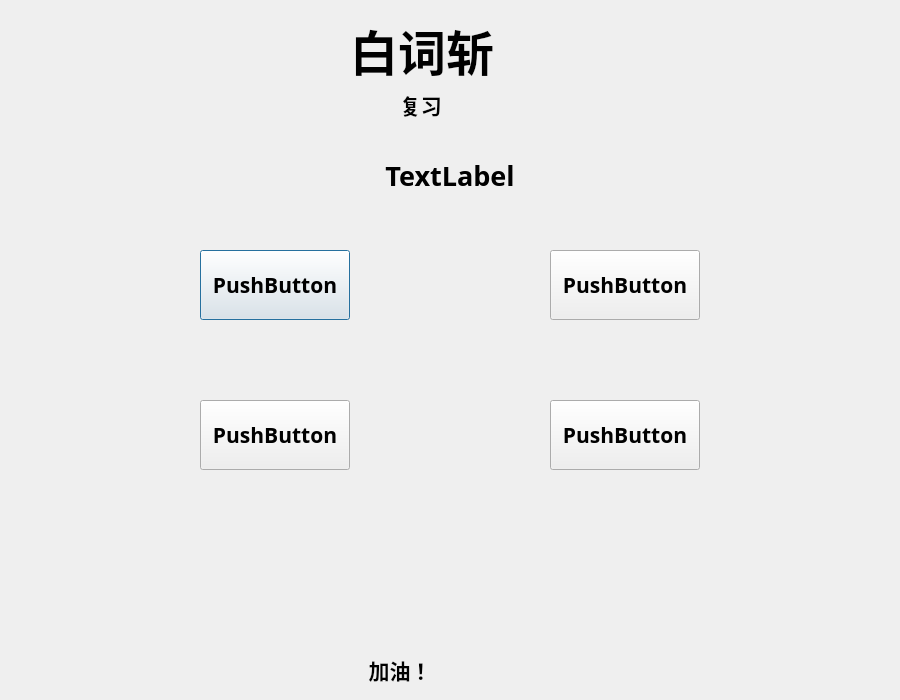
<?xml version="1.0" encoding="UTF-8"?>
<ui version="4.0">
 <class>Review</class>
 <widget class="QDialog" name="Review">
  <property name="geometry">
   <rect>
    <x>0</x>
    <y>0</y>
    <width>900</width>
    <height>700</height>
   </rect>
  </property>
  <property name="windowTitle">
   <string>Dialog</string>
  </property>
  <widget class="QLabel" name="label">
   <property name="geometry">
    <rect>
     <x>350</x>
     <y>0</y>
     <width>200</width>
     <height>100</height>
    </rect>
   </property>
   <property name="font">
    <font>
     <family>AR DCHYJianWeiDGB</family>
     <pointsize>36</pointsize>
     <weight>75</weight>
     <bold>true</bold>
    </font>
   </property>
   <property name="text">
    <string>白词斩</string>
   </property>
  </widget>
  <widget class="QLabel" name="label_2">
   <property name="geometry">
    <rect>
     <x>400</x>
     <y>80</y>
     <width>80</width>
     <height>50</height>
    </rect>
   </property>
   <property name="font">
    <font>
     <family>AR DCHYJianWeiDGB</family>
     <pointsize>16</pointsize>
     <weight>75</weight>
     <bold>true</bold>
    </font>
   </property>
   <property name="text">
    <string>复习</string>
   </property>
  </widget>
  <widget class="QLabel" name="label_question_English">
   <property name="geometry">
    <rect>
     <x>350</x>
     <y>140</y>
     <width>200</width>
     <height>70</height>
    </rect>
   </property>
   <property name="font">
    <font>
     <family>AR DCHYJianWeiDGB</family>
     <pointsize>20</pointsize>
     <weight>75</weight>
     <bold>true</bold>
    </font>
   </property>
   <property name="text">
    <string>TextLabel</string>
   </property>
   <property name="alignment">
    <set>Qt::AlignCenter</set>
   </property>
  </widget>
  <widget class="QPushButton" name="pushButton_1">
   <property name="geometry">
    <rect>
     <x>200</x>
     <y>250</y>
     <width>150</width>
     <height>70</height>
    </rect>
   </property>
   <property name="font">
    <font>
     <family>AR DCHYJianWeiDGB</family>
     <pointsize>16</pointsize>
     <weight>75</weight>
     <bold>true</bold>
    </font>
   </property>
   <property name="text">
    <string>PushButton</string>
   </property>
  </widget>
  <widget class="QPushButton" name="pushButton_2">
   <property name="geometry">
    <rect>
     <x>550</x>
     <y>250</y>
     <width>150</width>
     <height>70</height>
    </rect>
   </property>
   <property name="font">
    <font>
     <family>AR DCHYJianWeiDGB</family>
     <pointsize>16</pointsize>
     <weight>75</weight>
     <bold>true</bold>
    </font>
   </property>
   <property name="text">
    <string>PushButton</string>
   </property>
  </widget>
  <widget class="QPushButton" name="pushButton_3">
   <property name="geometry">
    <rect>
     <x>200</x>
     <y>400</y>
     <width>150</width>
     <height>70</height>
    </rect>
   </property>
   <property name="font">
    <font>
     <family>AR DCHYJianWeiDGB</family>
     <pointsize>16</pointsize>
     <weight>75</weight>
     <bold>true</bold>
    </font>
   </property>
   <property name="text">
    <string>PushButton</string>
   </property>
  </widget>
  <widget class="QPushButton" name="pushButton_4">
   <property name="geometry">
    <rect>
     <x>550</x>
     <y>400</y>
     <width>150</width>
     <height>70</height>
    </rect>
   </property>
   <property name="font">
    <font>
     <family>AR DCHYJianWeiDGB</family>
     <pointsize>16</pointsize>
     <weight>75</weight>
     <bold>true</bold>
    </font>
   </property>
   <property name="text">
    <string>PushButton</string>
   </property>
  </widget>
  <widget class="QLabel" name="label_judge">
   <property name="geometry">
    <rect>
     <x>0</x>
     <y>640</y>
     <width>800</width>
     <height>60</height>
    </rect>
   </property>
   <property name="font">
    <font>
     <family>AR DCHYJianWeiDGB</family>
     <pointsize>16</pointsize>
     <weight>75</weight>
     <bold>true</bold>
    </font>
   </property>
   <property name="text">
    <string>加油！</string>
   </property>
   <property name="alignment">
    <set>Qt::AlignCenter</set>
   </property>
  </widget>
 </widget>
 <resources/>
 <connections/>
</ui>
